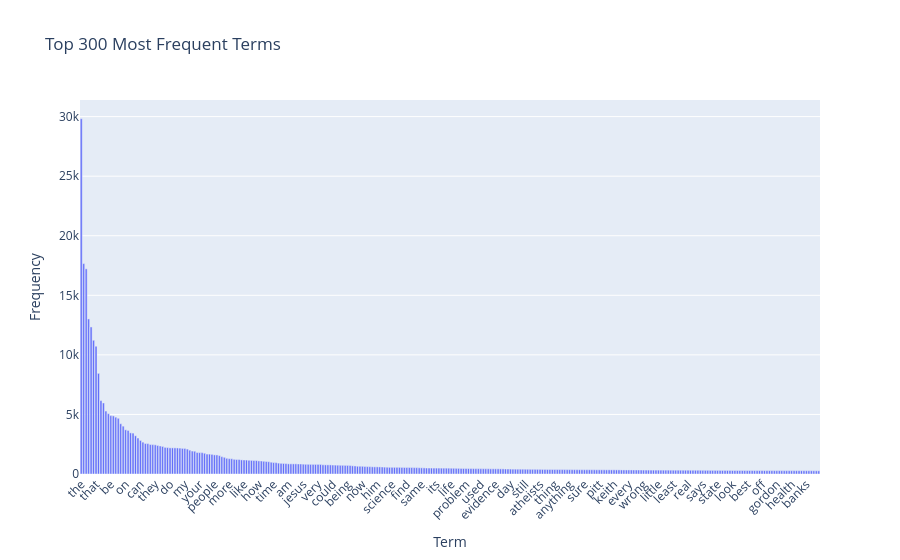

Notebook cell for this chart:
### Markdown cell above
### >>> **Exercise 13 (take home):** 
The chart above only contains 300 vocabulary in the documents, and it's already computationally intensive to both compute and visualize. Can you efficiently reduce the number of terms you want to visualize as an exercise.

### Code cell
# Exercise 13 (take home)
import numpy as np
import pandas as pd
import plotly.express as px

# 設定要取的前 N 個高頻詞
N = 300

# 依照頻率排序，取前 N 名
sorted_idx = np.argsort(term_frequencies)[::-1][:N]
terms = count_vect.get_feature_names_out()[sorted_idx]
freqs = term_frequencies[sorted_idx]

# 建立 DataFrame
df = pd.DataFrame({"term": terms, "frequency": freqs})

# 繪製互動式長條圖
fig = px.bar(
    df,
    x="term",
    y="frequency",
    title=f"Top {N} Most Frequent Terms",
    labels={"term": "Term", "frequency": "Frequency"}
)

# 旋轉 X 軸標籤避免重疊
fig.update_layout(xaxis_tickangle=-45)

fig.show()

print(f"""I would efficiently reduce the visualization by selecting only the top-{N} most frequent terms, 
which cuts computation and makes the chart clearer and easier to interpret.""")

### Figure 1 — Plotly figure (JSON) as saved in the notebook; plotly's stock layout.template omitted (floating-point values rounded to 4 significant figures; data arrays with more than 128 entries replaced by an {"elided": "..."} marker saying what was removed)
{"data": [{"hovertemplate": "Term=%{x}<br>Frequency=%{y}<extra></extra>", "legendgroup": "", "marker": {"color": "#636efa", "pattern": {"shape": ""}}, "name": "", "orientation": "v", "showlegend": false, "textposition": "auto", "type": "bar", "x": {"elided": "300 str values"}, "xaxis": "x", "y": {"elided": "300 int values"}, "yaxis": "y"}], "layout": {"barmode": "relative", "legend": {"tracegroupgap": 0}, "title": {"text": "Top 300 Most Frequent Terms"}, "xaxis": {"anchor": "y", "domain": [0, 1], "tickangle": -45, "title": {"text": "Term"}}, "yaxis": {"anchor": "x", "domain": [0, 1], "title": {"text": "Frequency"}}}}
